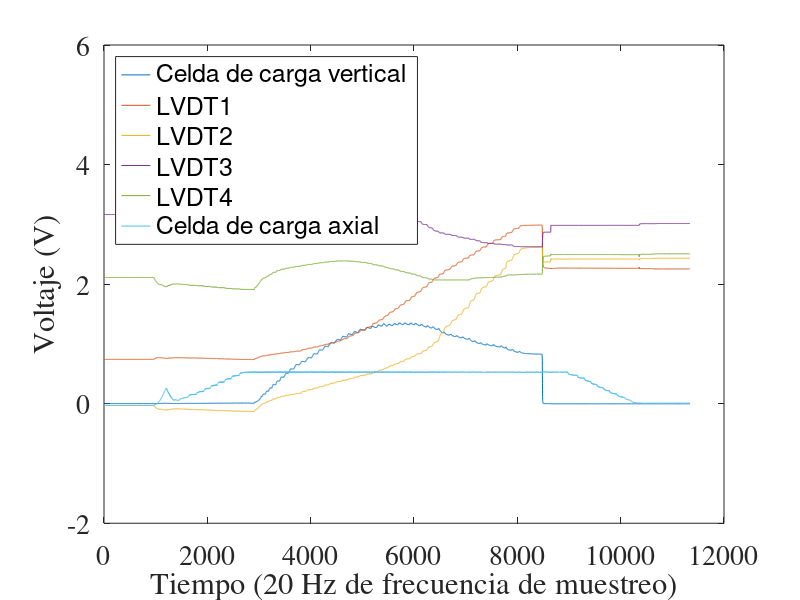
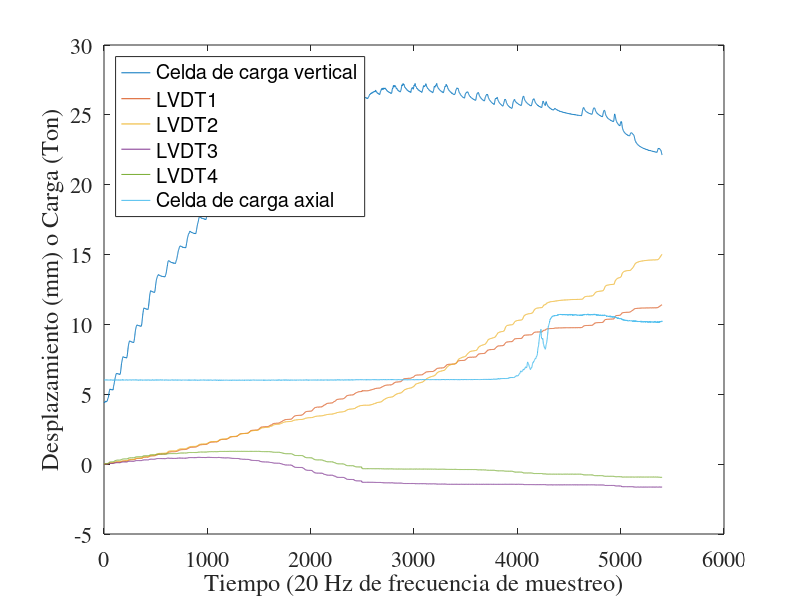
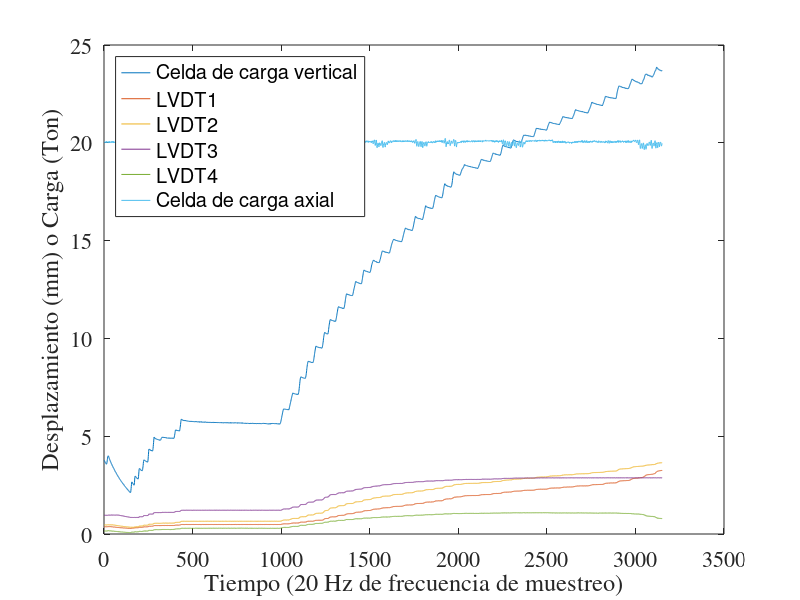
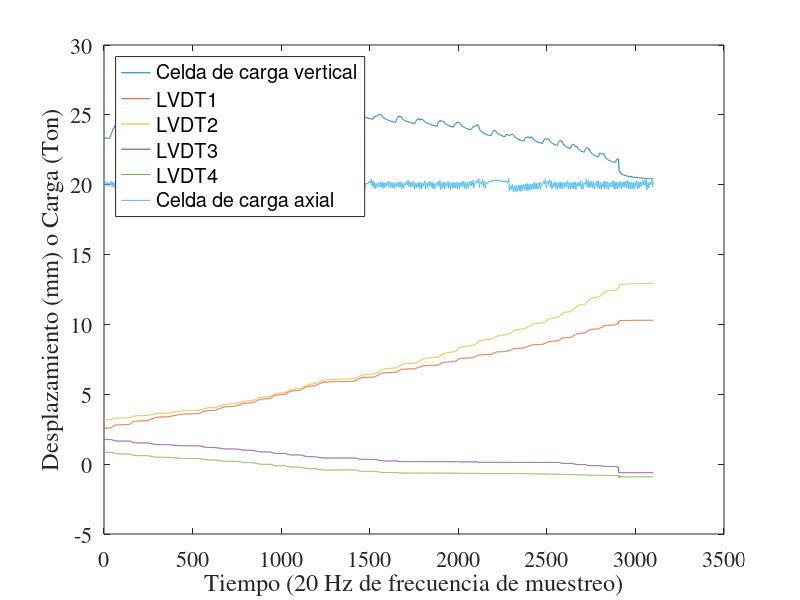

Reproduce these figures in MATLAB, in order.
close all

% Cargar todos los datos

CP1=importdata('cp11.txt','	',1); %6 cols
CP1=CP1.data;
CP2=importdata('cp21.txt','	',1); %6 cols
CP2=CP2.data;
CA1=importdata('ca11.txt','	',1); %6 cols
CA1=CA1.data;
CA2=importdata('ca21.txt','	',1); %6 cols
CA2=CA2.data;
CA22=importdata('ca22.txt','	',1); %6 cols
CA22=CA22.data;

for j=1:1
for i=1:6
    %CA1(:,i)=smooth(CA1(:,i));
    %CA2(:,i)=smooth(CA2(:,i));
    %CA22(:,i)=smooth(CA22(:,i));
    %CP2(:,i)=smooth(CP2(:,i));
    %CP1(:,i)=smooth(CP1(:,i));
end
end

%plot(A1(:,5))

figure
plot(CP2(:,1))
hold on
plot(CP2(:,2))
plot(CP2(:,3))
plot(CP2(:,4))
plot(CP2(:,5))
plot(CP2(:,6))
xlabel('Tiempo (20 Hz de frecuencia de muestreo)')
ylabel('Voltaje (V)')
legend('Celda de carga vertical', 'LVDT1', 'LVDT2', 'LVDT3', 'LVDT4','Celda de carga axial', 'Location', 'northwest')
set(gca,'fontname','times')  % Set it to times

ylim([-2 6])
set(gca, 'FontSize', 20)
set(gca,'fontname','times')  % Set it to times



% Inicio de cada ensayo; 


FinicioCA1=2500;
FinicioCA22=7400;
FinicioCA2=11200;
FinicioCP1=3800;
FinicioCP2=3400;


% Final de cada lvdt para cada ensayo

FfinalCA1L1=7900;
FfinalCA1L2=7900;
FfinalCA1L3=7900;
FfinalCA1L4=7900;

FfinalCA2L1=14350;
FfinalCA2L2=14350;
FfinalCA2L3=14350;
FfinalCA2L4=14350;

FfinalCA22L1=10500;
FfinalCA22L2=10500;
FfinalCA22L3=10500;
FfinalCA22L4=10500;

FfinalCP1L1=8500;
FfinalCP1L2=8500;
FfinalCP1L3=8500;
FfinalCP1L4=8500;

FfinalCP2L1=8200;
FfinalCP2L2=8200;
FfinalCP2L3=8200;
FfinalCP2L4=8200;

% Transformar a kN o mm seg?n sea el caso. 

%Volt1=mean(A2(FinicioA2:FfinalA2L1,7));
%Volt2=mean(A1(FinicioA1:FfinalA1L1,7));

A=265.62;
B=60;

FCCCL1=60/0.3; % kN/V
FCCCL2=1; % kN
FCLVDT1=1*25.4/5*1; % mm/V
FCLVDT2=1*25.4/5; %mm/V
FCLVDT3=1*25.4/5; %mm/V
FCLVDT4=25.4/5; %mm/V
FCCCA1=A; % kN/V
FCCCA2=B; % kN

%FCSU1= 10*5.4358;% mm/V
%FCSU2= 10*2.8461; % mm

CA1(:,1)=FCCCL1*CA1(:,1)+FCCCL2;
CA1(:,2)=(CA1(:,2)-CA1(FinicioCA1,2))*FCLVDT1;
CA1(:,3)=(CA1(:,3)-CA1(FinicioCA1,3))*FCLVDT2;
CA1(:,4)=(CA1(:,4)-CA1(FinicioCA1,4))*FCLVDT3;
CA1(:,5)=(CA1(:,5)-CA1(FinicioCA1,5))*FCLVDT4;
CA1(:,6)=FCCCA1*CA1(:,6)+FCCCA2;

CA2(:,1)=FCCCL1*CA2(:,1)+FCCCL2;
CA2(:,2)=(CA2(:,2)-CA2(FinicioCA1,2))*FCLVDT1;
CA2(:,3)=(CA2(:,3)-CA2(FinicioCA1,3))*FCLVDT2;
CA2(:,4)=(CA2(:,4)-CA2(FinicioCA1,4))*FCLVDT3;
CA2(:,5)=(CA2(:,5)-CA2(FinicioCA1,5))*FCLVDT4;
CA2(:,6)=FCCCA1*CA2(:,6)+FCCCA2;

CA22(:,1)=FCCCL1*CA22(:,1)+FCCCL2;
CA22(:,2)=(CA22(:,2)-CA22(FinicioCA1,2))*FCLVDT1;
CA22(:,3)=(CA22(:,3)-CA22(FinicioCA1,3))*FCLVDT2;
CA22(:,4)=(CA22(:,4)-CA22(FinicioCA1,4))*FCLVDT3;
CA22(:,5)=(CA22(:,5)-CA22(FinicioCA1,5))*FCLVDT4;
CA22(:,6)=FCCCA1*CA22(:,6)+FCCCA2;

CP1(:,1)=FCCCL1*CP1(:,1)+FCCCL2;
CP1(:,2)=(CP1(:,2)-CP1(FinicioCP1,2))*FCLVDT1;
CP1(:,3)=(CP1(:,3)-CP1(FinicioCP1,3))*FCLVDT2;
CP1(:,4)=(CP1(:,4)-CP1(FinicioCP1,4))*FCLVDT3;
CP1(:,5)=(CP1(:,5)-CP1(FinicioCP1,5))*FCLVDT4;
CP1(:,6)=FCCCA1*CP1(:,6)+FCCCA2;

CP2(:,1)=FCCCL1*CP2(:,1)+FCCCL2;
CP2(:,2)=(CP2(:,2)-CP2(FinicioCA1,2))*FCLVDT1;
CP2(:,3)=(CP2(:,3)-CP2(FinicioCA1,3))*FCLVDT2;
CP2(:,4)=(CP2(:,4)-CP2(FinicioCA1,4))*FCLVDT3;
CP2(:,5)=(CP2(:,5)-CP2(FinicioCA1,5))*FCLVDT4;
CP2(:,6)=FCCCA1*CP2(:,6)+FCCCA2;

% Gr?ficos


figure
plot(CA1(FinicioCA1:FfinalCA1L1,1)/10)
hold on
plot(CA1(FinicioCA1:FfinalCA1L1,2))
plot(CA1(FinicioCA1:FfinalCA1L2,3))
plot(CA1(FinicioCA1:FfinalCA1L3,4))
plot(CA1(FinicioCA1:FfinalCA1L4,5))
plot(CA1(FinicioCA1:FfinalCA1L1,6)/10)
xlabel('Tiempo (20 Hz de frecuencia de muestreo)')
ylabel('Desplazamiento (mm) o Carga (Ton)')
legend('Celda de carga vertical', 'LVDT1', 'LVDT2', 'LVDT3', 'LVDT4', 'Celda de carga axial', 'Location', 'northwest')
set(gca,'fontname','times')  % Set it to times

%ylim([-2 6])
set(gca, 'FontSize', 16)


figure
plot(CA2(FinicioCA2:FfinalCA2L1,1)/10)
hold on
plot(CA2(FinicioCA2:FfinalCA2L1,2))
plot(CA2(FinicioCA2:FfinalCA2L2,3))
plot(CA2(FinicioCA2:FfinalCA2L3,4))
plot(CA2(FinicioCA2:FfinalCA2L4,5))
plot(CA2(FinicioCA2:FfinalCA2L1,6)/10)
xlabel('Tiempo (20 Hz de frecuencia de muestreo)')
ylabel('Desplazamiento (mm) o Carga (Ton)')
legend('Celda de carga vertical', 'LVDT1', 'LVDT2', 'LVDT3', 'LVDT4', 'Celda de carga axial', 'Location', 'northwest')
set(gca,'fontname','times')  % Set it to times

%ylim([-2 6])
set(gca, 'FontSize', 16)


figure
plot(CA22(FinicioCA22:FfinalCA22L1,1)/10)
hold on
plot(CA22(FinicioCA22:FfinalCA22L1,2))
plot(CA22(FinicioCA22:FfinalCA22L2,3))
plot(CA22(FinicioCA22:FfinalCA22L3,4))
plot(CA22(FinicioCA22:FfinalCA22L4,5))
plot(CA22(FinicioCA22:FfinalCA22L1,6)/10)
xlabel('Tiempo (20 Hz de frecuencia de muestreo)')
ylabel('Desplazamiento (mm) o Carga (Ton)')
legend('Celda de carga vertical', 'LVDT1', 'LVDT2', 'LVDT3', 'LVDT4', 'Celda de carga axial', 'Location', 'northwest')
set(gca,'fontname','times')  % Set it to times

%ylim([-2 6])
set(gca, 'FontSize', 16)



figure
plot(CP1(FinicioCP1:FfinalCP1L1,1)/10)
hold on
plot(CP1(FinicioCP1:FfinalCP1L1,2))
plot(CP1(FinicioCP1:FfinalCP1L2,3))
plot(CP1(FinicioCP1:FfinalCP1L3,4))
plot(CP1(FinicioCP1:FfinalCP1L4,5))
plot(CP1(FinicioCP1:FfinalCP1L1,6)/10)
xlabel('Tiempo (20 Hz de frecuencia de muestreo)')
ylabel('Desplazamiento (mm) o Carga (Ton)')
legend('Celda de carga vertical', 'LVDT1', 'LVDT2', 'LVDT3', 'LVDT4', 'Celda de carga axial', 'Location', 'northwest')
set(gca,'fontname','times')  % Set it to times

%ylim([-2 6])
set(gca, 'FontSize', 16)


figure
plot(CP2(FinicioCP2:FfinalCP2L1,1)/10)
hold on
plot(CP2(FinicioCP2:FfinalCP2L1,2))
plot(CP2(FinicioCP2:FfinalCP2L2,3))
plot(CP2(FinicioCP2:FfinalCP2L3,4))
plot(CP2(FinicioCP2:FfinalCP2L4,5))
plot(CP2(FinicioCP2:FfinalCP2L1,6)/10)
xlabel('Tiempo (20 Hz de frecuencia de muestreo)')
ylabel('Desplazamiento (mm) o Carga (Ton)')
legend('Celda de carga vertical', 'LVDT1', 'LVDT2', 'LVDT3', 'LVDT4', 'Celda de carga axial', 'Location', 'northwest')
set(gca,'fontname','times')  % Set it to times

%ylim([-2 6])
set(gca, 'FontSize', 16)


%%

figure 
plot([0; CA1(FinicioCA1:FfinalCA1L1,2)+0.2-1*(CA1(FinicioCA1:FfinalCA1L1,4)+CA1(FinicioCA1:FfinalCA1L1,5))/2] ,[0; CA1(FinicioCA1:FfinalCA1L1,1)])
hold on
xlabel('Desplazamiento (mm)')
ylabel('Carga vertical (kN)')
plot([0; CA1(FinicioCA1:FfinalCA1L2,3)+0.2-1*(CA1(FinicioCA1:FfinalCA1L2,4)+CA1(FinicioCA1:FfinalCA1L2,5))/2] ,[0; CA1(FinicioCA1:FfinalCA1L2,1)])
legend('LVDT 1','LVDT 2', 'LVDT 4', 'Location', 'southeast' )
set(gca, 'FontSize', 16, 'FontName','Times New Roman')
%ylabel(gca,'Carga por unidad de largo, q (kN/mm)');  %# Add a label to the left y axis
set(gca,'Box','off');   %# Turn off the box surrounding the whole axes
axesPosition = get(gca,'Position');          %# Get the current axes position
hNewAxes = axes('Position',axesPosition,...  %# Place a new axes on top...
                'Color','none',...           %#   ... with no background color
                'YLim',[0 300*0.42/4],...            %#   ... and a different scale
                'YAxisLocation','right',...  %#   ... located on the right
                'XTick',[],...               %#   ... with no x tick marks
                'Box','off');                %#   ... and no surrounding box
ylabel(hNewAxes,'Momento M=PL/4 (kN m)');  %# Add a label to the right y axis
set(gca, 'FontSize', 16)
set(gca, 'FontSize', 16, 'FontName','Times New Roman')

figure 
plot([0; CA2(FinicioCA2:FfinalCA2L1,2)+0.6-0.5-1*(CA2(FinicioCA2:FfinalCA2L1,4)+CA2(FinicioCA2:FfinalCA2L1,5))/2] ,[0; CA2(FinicioCA2:FfinalCA2L1,1)])
hold on
xlabel('Desplazamiento (mm)')
ylabel('Carga vertical (kN)')
plot([0; CA2(FinicioCA2:FfinalCA2L2,3)+0.6-0.5-1*(CA2(FinicioCA2:FfinalCA2L2,4)+CA2(FinicioCA2:FfinalCA2L2,5))/2] ,[0; CA2(FinicioCA2:FfinalCA2L2,1)])
plot([ CA22(FinicioCA22+100:FfinalCA22L1,2)+0.6-0.3-0*(CA22(FinicioCA22+100:FfinalCA22L1,4)+CA22(FinicioCA22+100:FfinalCA22L1,5))/2] ,[CA22(FinicioCA22+100:FfinalCA22L1,1)], 'Color',[0, 0.4470, 0.7410] )
plot([ CA22(FinicioCA22:FfinalCA22L2,3)+0.6-0.1-1*(CA22(FinicioCA22:FfinalCA22L2,4)+CA22(FinicioCA22:FfinalCA22L2,5))/2] ,[ CA22(FinicioCA22:FfinalCA22L2,1)], 'Color', [0.8500, 0.3250, 0.0980])

legend('LVDT 1','LVDT 2', 'Location', 'southeast' )
set(gca, 'FontSize', 16, 'FontName','Times New Roman')
ylabel(gca,'Carga por unidad de largo, q (kN/mm)');  %# Add a label to the left y axis
set(gca,'Box','off');   %# Turn off the box surrounding the whole axes
axesPosition = get(gca,'Position');          %# Get the current axes position
%hNewAxes = axes('Position',axesPosition,...  %# Place a new axes on top...
 %              'Color','none',...           %#   ... with no background color
  %              'YLim',[0 300*0.5/4],...            %#   ... and a different scale
   %             'YAxisLocation','right',...  %#   ... located on the right
    %            'XTick',[],...               %#   ... with no x tick marks
     %           'Box','off');                %#   ... and no surrounding box
%ylabel(hNewAxes,'Momento M=PL/4 (kN m)');  %# Add a label to the right y axis
set(gca, 'FontSize', 16)
set(gca, 'FontSize', 16, 'FontName','Times New Roman')


figure 
plot([0; CP1(FinicioCP1:FfinalCP1L1,2)+0.6-1*(CP1(FinicioCP1:FfinalCP1L1,4)+CP1(FinicioCP1:FfinalCP1L1,5))/2] ,[0; CP1(FinicioCP1:FfinalCP1L1,1)])
hold on
xlabel('Desplazamiento (mm)')
ylabel('Carga vertical (kN)')
plot([0; CP1(FinicioCP1:FfinalCP1L2,3)+0.6-0.0-1*(CP1(FinicioCP1:FfinalCP1L2,4)+CP1(FinicioCP1:FfinalCP1L2,5))/2] ,[0; CP1(FinicioCP1:FfinalCP1L2,1)])
legend('LVDT 1','LVDT 2', 'LVDT 4', 'Location', 'southeast' )
set(gca, 'FontSize', 16, 'FontName','Times New Roman')
%ylabel(gca,'Carga por unidad de largo, q (kN/mm)');  %# Add a label to the left y axis
set(gca,'Box','off');   %# Turn off the box surrounding the whole axes
%axesPosition = get(gca,'Position');          %# Get the current axes position
%hNewAxes = axes('Position',axesPosition,...  %# Place a new axes on top...
   %             'Color','none',...           %#   ... with no background color
 %               'YLim',[0 300*0.42/4],...            %#   ... and a different scale
  %              'YAxisLocation','right',...  %#   ... located on the right
    %            'XTick',[],...               %#   ... with no x tick marks
     %           'Box','off');                %#   ... and no surrounding box
%ylabel(hNewAxes,'Momento M=PL/4 (kN m)');  %# Add a label to the right y axis
set(gca, 'FontSize', 16)
set(gca, 'FontSize', 16, 'FontName','Times New Roman')


figure 
plot([0; CP2(FinicioCP2:FfinalCP2L1,2)+0.6-1.0+0*(CP2(FinicioCP2:FfinalCP2L1,4)+CP2(FinicioCP2:FfinalCP2L1,5))/2] ,[0; CP2(FinicioCP2:FfinalCP2L1,1)])
hold on
xlabel('Desplazamiento (mm)')
ylabel('Carga vertical (kN)')
plot([0; CP2(FinicioCP2:FfinalCP2L2,3)+0.6-2.2+1.0-0*(CP2(FinicioCP2:FfinalCP2L2,4)+CP2(FinicioCP2:FfinalCP2L2,5))/2] ,[0; CP2(FinicioCP2:FfinalCP2L2,1)])
legend('LVDT 1','LVDT 2', 'LVDT 4', 'Location', 'southeast' )
set(gca, 'FontSize', 16, 'FontName','Times New Roman')
%ylabel(gca,'Carga por unidad de largo, q (kN/mm)');  %# Add a label to the left y axis
set(gca,'Box','off');   %# Turn off the box surrounding the whole axes
%axesPosition = get(gca,'Position');          %# Get the current axes position
%hNewAxes = axes('Position',axesPosition,...  %# Place a new axes on top...
     %           'Color','none',...           %#   ... with no background color
    %            'YLim',[0 300*0.5/4],...            %#   ... and a different scale
   %             'YAxisLocation','right',...  %#   ... located on the right
  %              'XTick',[],...               %#   ... with no x tick marks
 %               'Box','off');                %#   ... and no surrounding box
%ylabel(hNewAxes,'Momento M=PL/4 (kN m)');  %# Add a label to the right y axis
set(gca, 'FontSize', 16)
set(gca, 'FontSize', 16, 'FontName','Times New Roman')

%%
t = 1/20:1/20:length(CP2(FinicioCP2:FfinalCP2L2,6))/20;
t2 = 1/20:1/20:length(CP1(FinicioCP1:FfinalCP1L2,6))/20;
t3 = 1/20:1/20:length(CA2(FinicioCA2:FfinalCA2L2,6))/20;
t4 = 1/20:1/20:length(CA1(FinicioCA1:FfinalCA1L2,6))/20;

figure
plot(t, CP2(FinicioCP2:FfinalCP2L2,6))
hold on
plot(t3, CA2(FinicioCA2:FfinalCA2L2,6))
ylabel('Carga axial (kN)')
xlabel('Tiempo (s)')
ylim([190 210])
set(gca, 'FontSize', 16, 'FontName','Times New Roman')
legend('CP2', 'CA2')
%export_fig Cargaaxial41.pdf
%print('Cargaaxial41','-depsc')



figure
plot(t2, CP1(FinicioCP1:FfinalCP1L2,6))
hold on
plot(t4, CA1(FinicioCA1:FfinalCA1L2,6))
ylabel('Carga axial (kN)')
xlabel('Tiempo (s)')
legend('CP1', 'CA1')
ylim([50 120])

set(gca, 'FontSize', 16, 'FontName','Times New Roman')
%set(gcf,'PaperUnits','inches','PaperPosition',[0 0 4 3])
